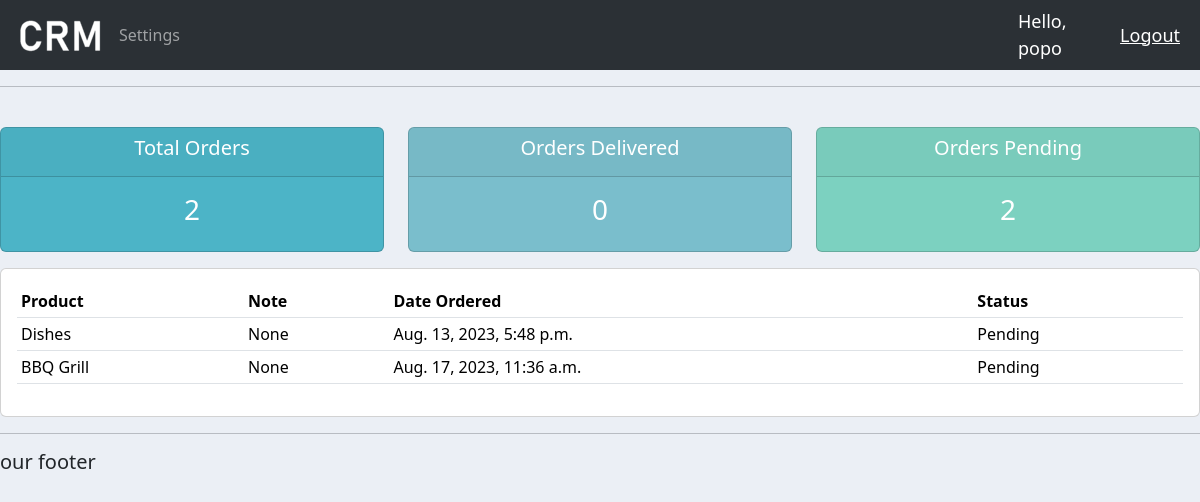
Page /user/ (signed in) on the committed database.
### accounts/models.py (models this page shows, shortened)
class Order(models.Model):
    STATUS = (
        ('Pending', 'Pending'),
        ('Out for delivery', 'Out for delivery'),
        ('Delivered', 'Delivered'),
    )
    customer = models.ForeignKey(Customer, null=True, on_delete=models.SET_NULL)
    product = models.ForeignKey(Product, null=True, on_delete=models.SET_NULL)
    date_created = models.DateTimeField(auto_now_add=True, null=True)
    status = models.CharField(max_length=200, null=True, choices=STATUS)
    note = models.CharField(max_length=1000, null=True)

class Product(models.Model):
    CATEGORY = (
        ('Indoor', 'Indoor'),
        ('Out Door', 'Out Door'),
    )
    name = models.CharField(max_length=200, null=True)
    price = models.FloatField(null=True)
    category = models.CharField(max_length=200, null=True, choices=CATEGORY)
    description = models.CharField(max_length=200, null=True, blank=True)
    date_created = models.DateTimeField(auto_now_add=True, null=True)
    tags = models.ManyToManyField(Tag)
    def __str__(self):
        return self.name

### accounts/decorators.py (the view)
        def wrapper_func(request, *args, **kwargs):
            group = None
            if request.user.groups.exists():
                group = request.user.groups.all()[0].name
            if group in allowed_roles:
                return view_func(request, *args, **kwargs)
            else:
                return HttpResponse('You are not authorized to view this page')

### accounts/views.py (called while the page is built)
@login_required(login_url='login')
@allowed_users(allowed_roles=['customer'])
def userPage(request):
    orders = request.user.customer.order_set.all()
    total_orders = orders.count()
    delivered = orders.filter(status='Delivered').count()
    pending = orders.filter(status='Pending').count()
    context = {'orders': orders, 'total_orders':total_orders,
               'delivered':delivered, 'pending':pending}
    return render(request, 'accounts/user.html', context)

### accounts/templates/accounts/user.html
{% extends 'accounts/main.html' %}
{% block content %}
{% include 'accounts/status.html' %}
<div class="row">
    <div class="col-md">
        <div class="card card-body">
            <table class="table table-sm">
                <tr>
                    <th>Product</th>
                    <th>Note</th>
                    <th>Date Ordered</th>
                    <th>Status</th>
                </tr>
                {% for order in orders %}
                    <tr>
                        <td>{{order.product}}</td>
                        <td>{{order.note}}</td>
                        <td>{{order.date_created}}</td>
                        <td>{{order.status}}</td>
                    </tr>
                {% endfor %}
            </table>
        </div>
    </div>
</div>
{% endblock  %}

### accounts/templates/accounts/navbar.html (shortened to what this page needs)
{% load static %}
<nav class="navbar navbar-expand-lg bg-body-tertiary bg-dark" data-bs-theme="dark">
    <div class="container-fluid">
      <img src="{% static 'images/logo.png' %}" alt="Logo">
      <div class="collapse navbar-collapse" id="navbarNav">
        <ul class="navbar-nav">
          {% if request.user.is_staff %}
          <li class="nav-item">
            <a class="nav-link active" aria-current="page" href="{% url 'home' %}">Dashboard</a>
          </li>
          <li class="nav-item">
            <a class="nav-link" href="{% url 'products' %}">Product</a>
          </li>
          {% else %}
          <li class="nav-item">
            <a class="nav-link" href="{% url 'account' %}">Settings</a>
          </li>
          {% endif %}
        </ul>
      </div>
    </div>
    <span class="hello-msg">Hello, {{request.user}}</span>
    <span><a class="hello-msg" href="{% url 'logout' %}"> Logout</a></span>
  </nav>
<hr>

### static/css/main.css (style rules this page uses)
body { background-color: #ebeff5; }

### accounts/templates/accounts/navbar.html (style rules this page uses)
.hello-msg { font-size: 18px; color: #fff; margin-right: 20px; }

### rows in the picture
Order: product "Dishes", note "None", date_created "Aug. 13, 2023, 5:48 p.m.", status "Pending"
Order: product "BBQ Grill", note "None", date_created "Aug. 17, 2023, 11:36 a.m.", status "Pending"

### other values in the picture
{{ request.user }} "popo"
{{ total_orders }} "2"
{{ delivered }} "0"
{{ pending }} "2"
